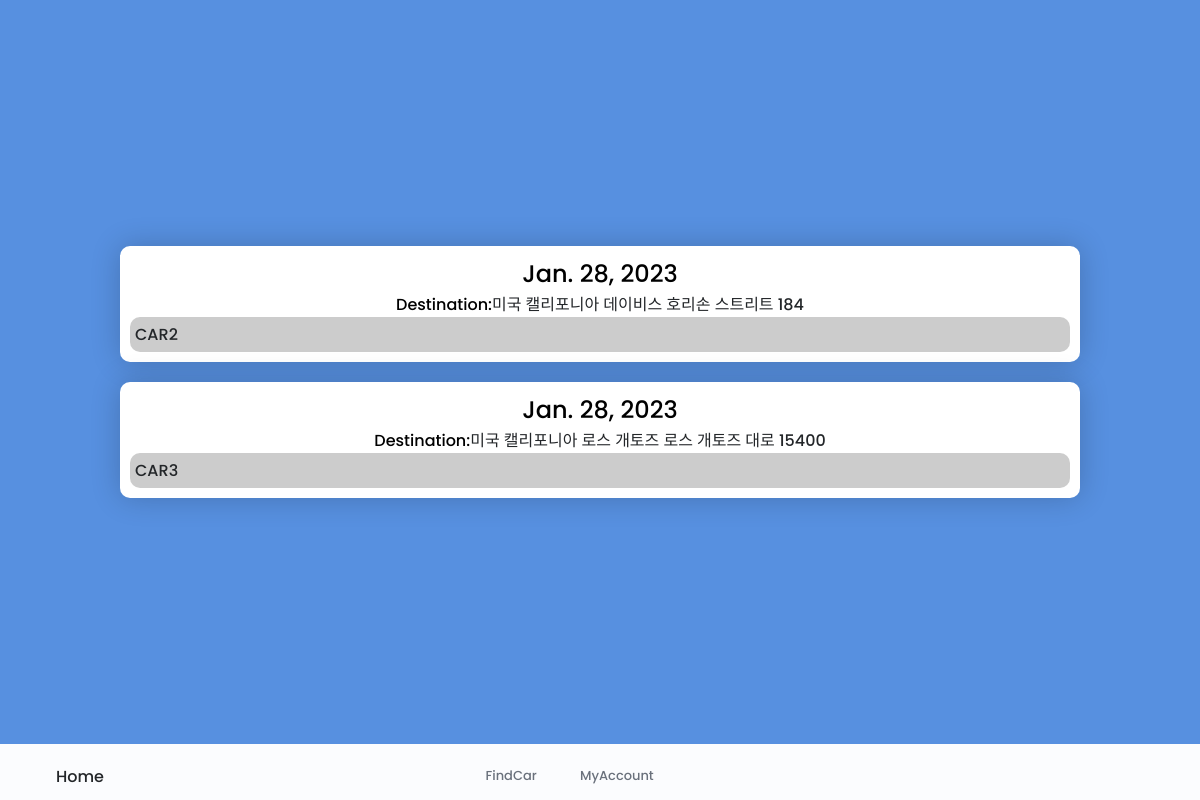
Page /userdetail/ (signed in) on the earlier database version.
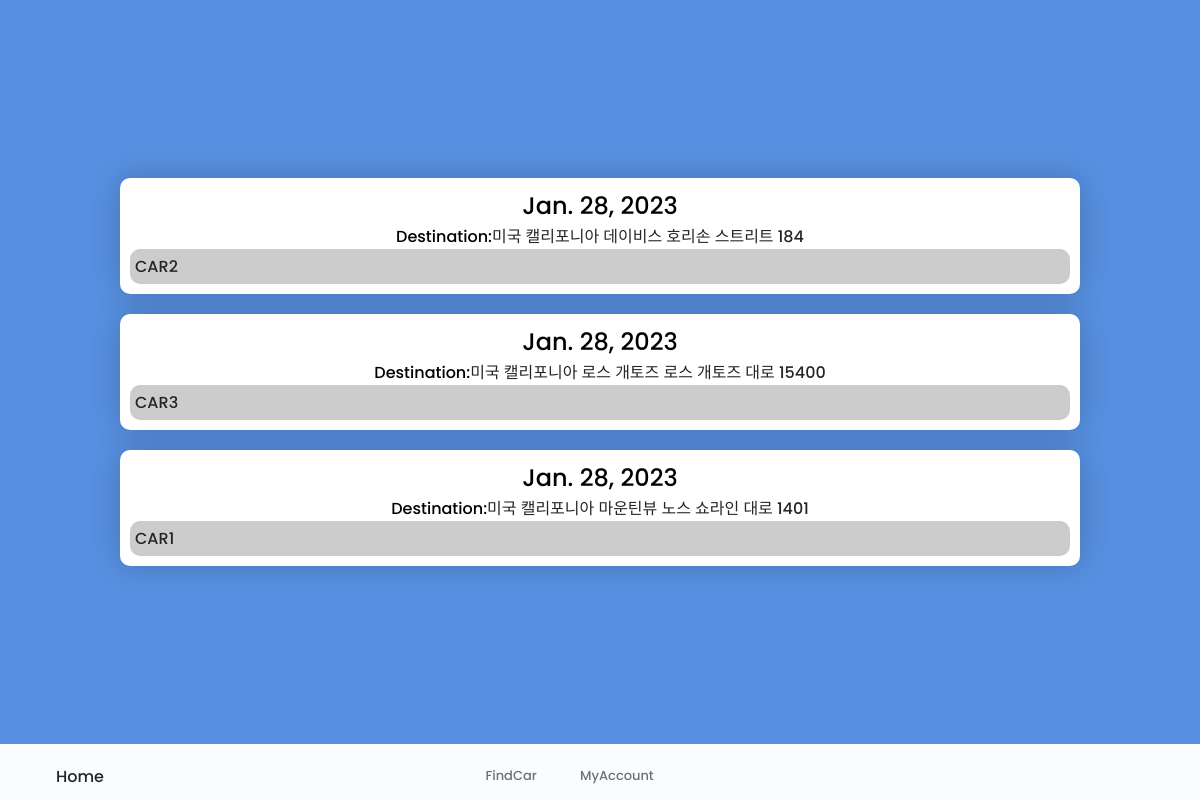
Same page on the later database version.
### home/models.py (models this page shows, shortened)
class Travel(models.Model):
    start = models.CharField(max_length=200)
    dest = models.CharField(max_length=200)
    start_date = models.DateField(default=timezone.now)
    arriv_date = models.DateField()
    start_time = models.TimeField(default=timezone.now)
    arriv_time = models.TimeField()
    car = models.ForeignKey(Vehicle, null=True, on_delete=models.SET_NULL)
    travelerNum = models.IntegerField()
    traveler = models.ForeignKey(User, on_delete=models.CASCADE)

class Vehicle(models.Model):
    name = models.CharField(max_length=200)
    passNum = models.IntegerField()
    lat = models.FloatField()
    lon = models.FloatField()
    availableStartDate = models.DateField()
    availableEndDate = models.DateField()
    cur_battery = models.IntegerField()
    max_battery = models.IntegerField()
    bedNum = models.IntegerField()
    fridge = models.BooleanField()
    mcwave = models.BooleanField()
    tv = models.BooleanField()
    booked = models.BooleanField()
    owner = models.ForeignKey(User, on_delete=models.CASCADE)

### accounts/views.py (the view)
# urls.py: path('userdetail/', accounts_views.userdetail, name="userdetail"),
def userdetail(request):
    travels = home_model.Travel.objects.filter(traveler__pk=request.user.id)
    return render(request, 'userdetail.html', {'travels': travels})

### accounts/templates/userdetail.html (shortened to what this page needs)
{% extends 'info.html' %}
{% load static %}
{% block content %}
<!DOCTYPE html>
<html lang="en">
<head>
    <link rel="stylesheet" href="https://unicons.iconscout.com/release/v4.0.0/css/line.css">
    <link rel="stylesheet" href="{% static 'css/userdetail.css' %}">
</head>
<body>
    <div class="cards">
        {% for travel in travels %}
        <div class="containers">
            <div class="info">
                <p class="start_date">
                    {{travel.start_date}}
                </p>
            </div>
            <div class="info">
                <p>
                    Destination:
                </p>
                <p>
                    <a href="" class="location">
                        {{travel.dest}}
                    </a>
                </p>
            </div>
            <div class="car">
                    <a href="{%url 'detail' travel.car.id %}">{{travel.car.name}}</a>
            </div>
        </div>
        {% endfor %}
    </div>
</body>
</html>
{% endblock %}

### home/templates/info.html (shortened to what this page needs)
{% load static %}
{% block content %}
{% endblock %}
<div class="header" id="header">
    <nav class="nav container">
        <a href="#" class="nav__logo">Home</a>
        <div class="nav__menu" id="nav-menu">
            <ul class="nav__list grid">
                <li class="nav_item">
                    <a href="#" class="nav__link" id="find-car">
                         FindCar
                    </a>
                </li>
                <li class="nav_item">
                    <a href="#" class="nav__link">
                         MyAccount
                    </a>
                </li>
            </ul>
        </div>
    </nav>
</div>

### static/css/userdetail.css (style rules this page uses)
:root { --header-height: 3rem; --hue-color: 215; --first-color: hsl(var(--hue-color), 69%, 61%); --first-color-second:hsl(var(--hue-color), 69%, 61%); --first-color-alt: hsl(var(--hue-color), 57%, 53%); --first-color-lighter: hsl(var(--hue-color), 92%, 85%); --title-color: hsl(var(--hue-color), 8%, 15%); --text-color: hsl(var(--hue-color), 8%, 45%); --text-color-light: hsl(var(--hue-color), 8%, 65%); --input-color: hsl(var(--hue-color), 70%, 96%); --body-color: hsl(var(--hue-color), 60%, 99%); --container-color: #FFF; --body-font: 'Poppins', sans-serif; --big-font-size: 2rem; --h1-font-size: 1.5rem; --h2-font-size: 1.25rem; --h3-font-size: 1.125rem; --normal-font-size: .938rem; --small-font-size: .813rem; --smaller-font-size: .75rem; --font-medium: 500; --font-semi-bold: 600; --mb-0-25: .25rem; --mb-0-5: .5rem; --mb-0-75: .75rem; --mb-1: 1rem; --mb-1-5: 1.5rem; --mb-2: 2rem; --mb-2-5: 2.5rem; --mb-3: 3rem; --z-tooltip: 10; --z-fixed: 100; --z-modal: 1000; --border-radius: 10px; --width-size: }
* { box-sizing: border-box; padding: 0; margin: 0; }
html { scroll-behavior: smooth; }
body { margin: 0; font-family: var(--body-font); font-size: var(--body-font-size); background-color: var(--body-color); color: var(--text-color); }
ul, li { list-style: none; }
a { text-decoration: none; color: var(--title-color); }
.car { border-radius: var(--border-radius); align-items: left; padding: 5px; background: #cccccc; }
p { color: black; }
.cards { background: var(--first-color); width: 100vw; height: 93vh; display: flex; flex-direction: column; justify-content: center; align-items: center; }
.containers { background: white; width: fit-content; position: relative; margin: 10px; padding: 10px; width: 80%; font: 500 1rem var(--body-font); box-shadow: 0 0 30px rgba(0, 0, 0, 0.2); border-radius: var(--border-radius); }
.start_date { font-size: var(--h1-font-size); }
.info { display: flex; justify-content: center; align-items: center; font: 500 1rem var(--body-font); border-radius: var(--border-radius); }
.container { max-width: 768px; margin-left: var(--mb-1-5); margin-right: var(--mb-1-5); }
.grid { display: grid; gap: 1.5rem; }
.header { margin: auto 0; width: 100%; position: fixed; bottom: 0; left: 0; padding: 0 2rem 0 2rem; z-index: var(--z-fixed); background-color: var(--body-color); }
.nav { max-width: 968px; height: var(--header-height); display: flex; justify-content: space-between; align-items: center; }
.nav__logo, .nav__toggle { color: var(--title-color); font-weight: var(--font-medium); }
.nav__list { grid-template-columns: repeat(2, 1fr); gap: 2rem; }
.nav__link { display: flex; flex-direction: column; align-items: center; font-size: var(--small-font-size); color: var(--text-color); font-weight: var(--font-medium); }

Differences in the rows shown:
added Travel: start_date "Jan. 28, 2023", dest "미국 캘리포니아 마운틴뷰 노스 쇼라인 대로 1401", car.name "CAR1"
